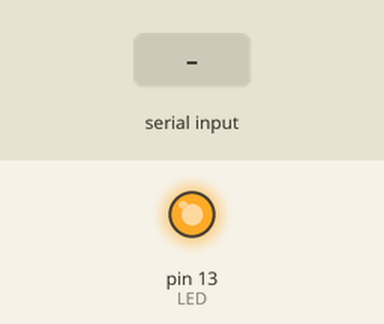
The sketch below on a simulated Arduino Uno, built with avr-gcc and run on an emulated ATmega328P. Parts: output pins drawn as LEDs (lit = HIGH). Inputs (shaded band) come from the test bench. What the sketch prints to the serial monitor is not drawn.

Above: at 0.6 s.
1.1 s: "1" received over Serial
Timing chart, 0 to 4.1 s (numbered marks = the images above; inputs shaded):
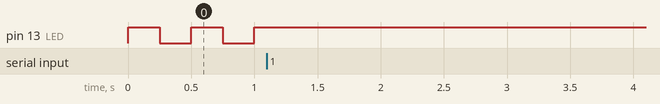

The sketch:

bluebot_new.ino
```cpp
#include <SoftwareSerial.h>
#include "IOconfig.h"

/* SETTING UP PARAMETERS */
int speedLimit=80;      //change the driving speed
int distanceLimit=150;  //change the IR trigger limit

void setup(){
  Serial.begin(9600);
  led_init();
  btn_init();
  motor_init();
  bt_init();
}

void loop(){
  /*
  if (proximity_check() )bt_command();
  else{
    leftDrive(0); rightDrive(0);
};
*/
 //btn_reset();
 bt_command();
}
```

Bluetooth_Control.ino
```cpp
byte control, lastControl;
bool forward, backward, lights, left, right, lastLights;
int speedR, speedL;
int output = 1;

/* INITIALIZE BLUETOOTH COM */
void bt_init(){

  bt.print("AT+NAME BLUEBOT");

  while(! bt.available()) {
    ledLight(output); output = 1-output; delay(250);
  }
  ledLight(1);
}

void bt_command(){
   if(bt.available())
    control = bt.read();
  if(control != lastControl)
  {
    setFlagsBasedOnControl();

    setMotorSpeeds();
    leftDrive(speedL);
    rightDrive(speedR);

    lastControl = control;
    lastLights = lights;
  }
}

void setFlagsBasedOnControl()
{
  forward = (control & 0x10) != 0;
  backward = (control & 0x20) != 0;
  lights = control & 0x80;
  left = (control & 0x04) != 0;
  right = (control & 0x08) != 0;
}

void setMotorSpeeds()
{
  int turnMag = 10;
  if(forward)
  {
    speedL = speedLimit-10;
    speedR = speedLimit;

  }
  else if(backward)
  {
    speedL = -speedLimit+11;
    speedR = -speedLimit;

  }
  else
  {
    speedL = 0;
    speedR = 0;
    turnMag = 18;

  }

  if(left)
  {
    speedL -= turnMag * 2;
    speedR += turnMag * 2;

  }
  else if(right)
  {
    speedL += turnMag * 2;
    speedR -= turnMag * 2;

  }
}
```

Motor_Control.ino
```cpp
void motor_init(){
 leftDrive(0);
 rightDrive(0);
}

/* CONTROLLING RIGHT MOTOR (M0) */
void leftDrive(int i){

  /* CHECKING POSITIVE INPUT */
  if ( i >= 0 ){
    if ( i > 127 ){
      i = 127;                //PREVENTING OVERFLOW
    }
    motorSerial.write(0x8A);  //SEND FORWARD COMMAND
    motorSerial.write(i);     //SEND SPEED LIMIT
  }

  /* CHECKING NEGATIVE INPUT */
  else if (i < 0){
    if ( i < -127 ){
      i = -127;               //PREVENTING OVERFLOW
    }
    i = i * (-1);             //CONVERTING SPEED LIMIT
    motorSerial.write(0x88);  //SEND BACKWARD COMMAND
    motorSerial.write(i);     //SEND SPEED LIMIT
  }
}

/*First Alternative
void rightDrive( short i )
{

  if (i < 0)
  {
    i = i * (-1)              //ABSOLUTE VALUE
    motorSerial.write(0x8A);  //SEND BACKWARD COMMAND
  }
  else
  {
    motorSerial.write(0x88);  //SEND FORWARD COMMAND
  }


  if ( i > 127 )
  {
    i = 127;                //PREVENTING OVERFLOW
  } // Probably dont need since integer must be -127 < i < 127 since short int
    // would need to prevent overflow before passing value to the function

  motorSerial.write(i);     //SEND SPEED LIMIT

}
*/


/*Second Alternative (Dont use this xD)
void rightDrive( short i )
{
  motorSerial.write( (i<0) ? 0x8A : 0x88);
  motorSerial.write( 0x88 + ( (i>>6) & (1<<1) )); //Alternative
  motorSerial.write( ( (i>>7)^i ) + (i>>7) );
}
*/


/* CONTROLLING LEFT MOTOR (M1) */
void rightDrive(int i){
  /* CHECKING POSITIVE INPUT */
  if ( i >= 0 ){
    if ( i > 127 ){
      i = 127;                //PREVENTING OVERFLOW
    }
    motorSerial.write(0x8E);  //SEND FORWARD COMMAND
    motorSerial.write(i);     //SEND SPEED LIMIT
  }

  /* CHECKING NEGATIVE INPUT */
  else if (i < 0){
    if ( i < -127 ){
      i = -127;               //PREVENTING OVERFLOW
    }
    i = i * (-1);             //CONVERTING SPEED LIMIT
    motorSerial.write(0x8C);  //SEND BACKWARD COMMAND
    motorSerial.write(i);     //SEND SPEED LIMIT
  }
}

/*First Alternative
void leftDrive( short i )
{

  if ( i < 0 )
  {
    i = i * (-1)
    motorSerial.write(0x8E);  //SEND BACKWARD COMMAND
  }
  else
  {
    motorSerial.write(0x8C);  //SEND FORWARD COMMAND
  }

  if ( i > 127 )
  {
    i = 127;                //PREVENTING OVERFLOW
  } // Probably dont need since integer must be -127 < i < 127 since short int
    // would need to prevent overflow before passing value to the function

  motorSerial.write(i);     //SEND SPEED LIMIT
}
*/


/*Second Alternative (Dont use this xD)
void leftDrive( short i )
{
  motorSerial.write( (i<0) ? 0x8E : 0x8C);
  motorSerial.write( 0x8C + ( (i>>6) & (1<<1) )); //Alternative
  motorSerial.write( ( (i>>7)^i ) + (i>>7) );
}
*/
```

btn_control.ino
```cpp
void btn_init(){
 pinMode(btn,INPUT);
}

void btn_reset(){
  if (digitalRead(btn)==LOW){
  delay(500);
  if (digitalRead(btn) == LOW){
   motor_init();
   bt_init();
  }
 }
}
```

edge_detect.ino
```cpp
void IR_init(){
 pinMode(IRpin,INPUT);
}

int proximity_check(void){
 static int value = 0;
 value = digitalRead(IRpin);
 if (digitalRead(IRpin) > distanceLimit) value = 1;
 else (value = 0);
 return value;
}
```

led_control.ino
```cpp
void led_init(){
 pinMode(LED, OUTPUT);
}

/* CONTROLLING LED LIGHT */
void ledLight(boolean status){
 if (status){
  digitalWrite(LED, HIGH);          //TURN LED ON
 }
 else ( digitalWrite(LED, LOW) );   //TURN LED OFF
}
```

IOconfig.h
```cpp
/* SERIAL CONFIG */
#define motorSerial   Serial
#define bt            Serial

/* PIN FOR IR SENSOR */
#define IRpin   8

/* PIN FOR LEDs */
#define LED 13

/* PIN FOR PIEZZO BUZZER */
#define buzzer   "unconfigured"
#define buzzGnd  "unconfigured"

/* PIN FOR BUTTON */
#define btn      12
```

Measured:
- after the input at 1.1 s, pin 13 (LED): stops changing and stays HIGH
